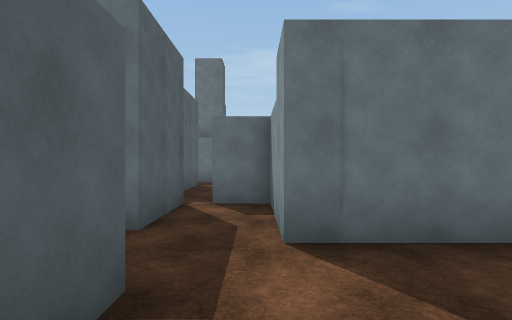
view 1 (above)

18 first-person views from a walk through a scene from a Unity 3-D project. The camera is 1.5 m above the floor, looks level and sees 80° across. The floor is counted in squares, 2 m on a side. Each view is taken from the middle of a square. On the plan, view 1 faces up. The plan holds only what a view shows up to about 10 squares ahead; the rest is blank. The player is left out. Surface patterns are stand-ins for the level's own textures.

view 2
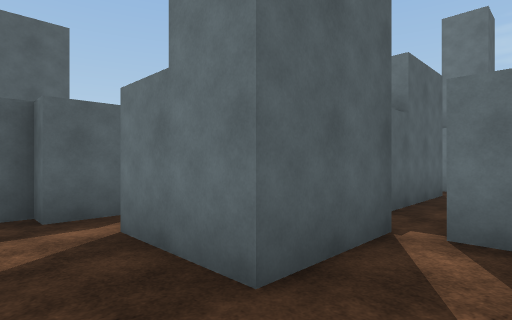

view 3
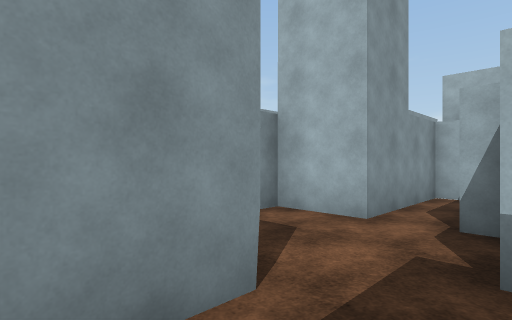

view 4
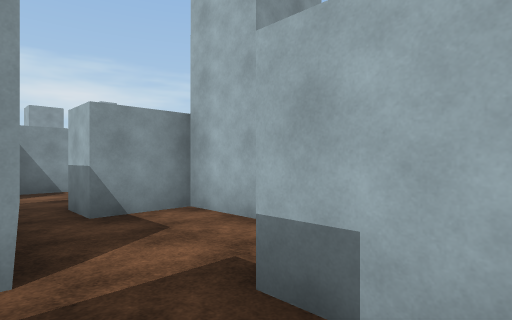

view 5
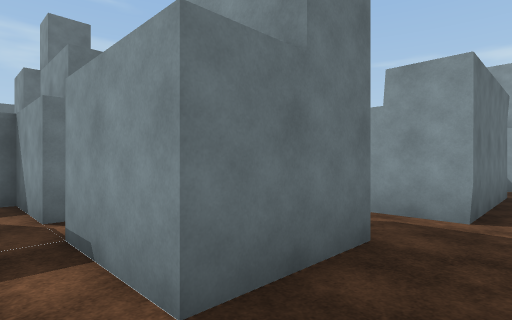

view 6
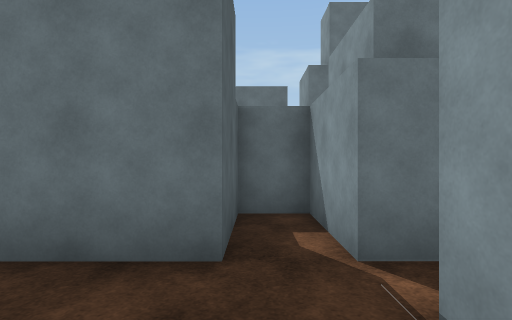

view 7
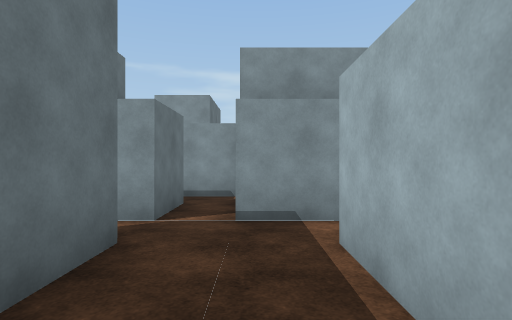

view 8
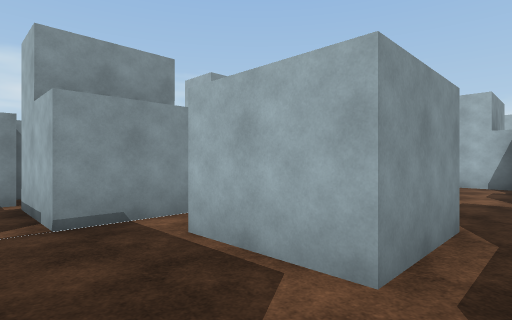

view 9
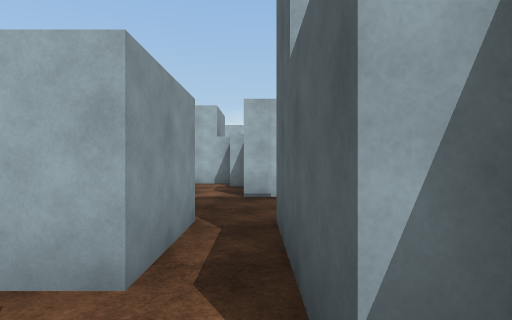

view 10
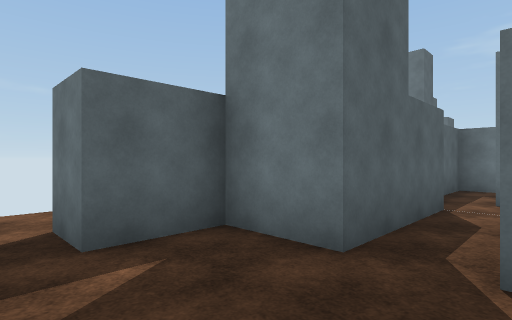

view 11
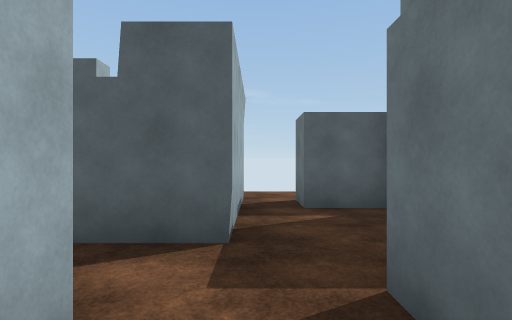

view 12
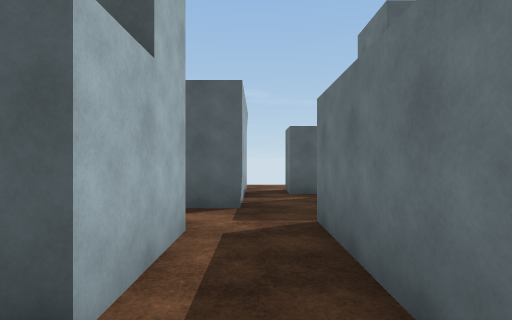

view 13
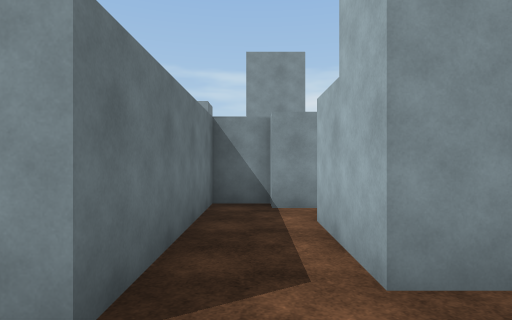

view 14
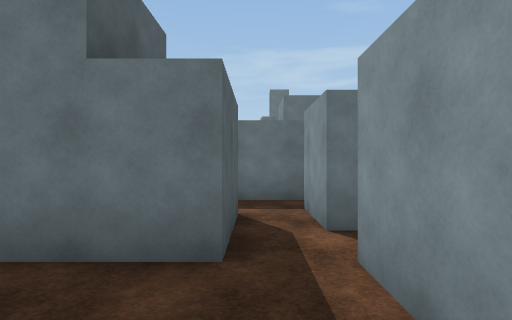

view 15
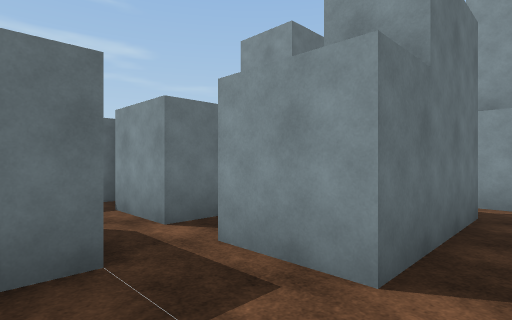

view 16
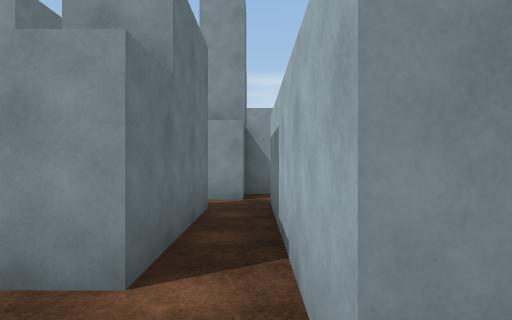

view 17
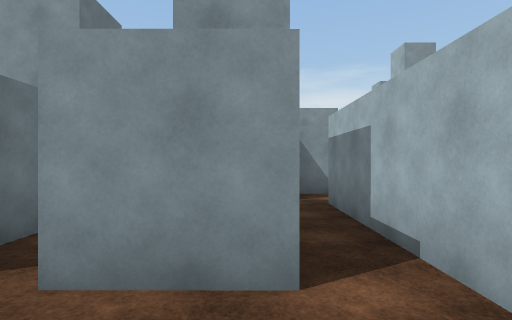

view 18
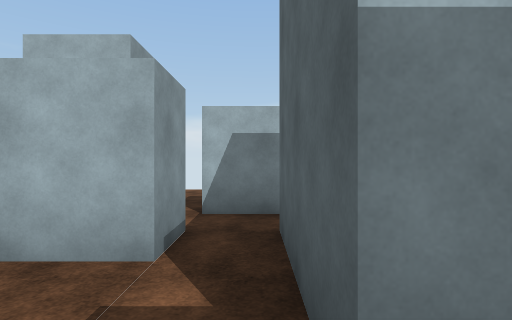

### Floor plan
Points are (right, up) in squares from view 1. A wall is a line through its corners. A room is listed if a view was taken in it or the views show most of it. See-through windows are left out.
Room 1 (view 1)
walls: (0.2, -2.8) (0.7, -2.8) (0.7, 0.2)
ways out: opening at (0, -0.5) to room 2; opening at (-1.5, -2) to room 8
Room 2 (views 2, 3, 4)
walls: (-1.8, 6.2) (-3.2, 6.2); (-3.2, 5.2) (-1.2, 5.2) (-1.2, 3.2) (-3.2, 3.2); (-2, 1.7) (-0.7, 1.7) (-0.7, 0.9); (2.6, 2.7) (0.2, 2.7) (0.2, 5.3) (-0.8, 5.3) (-0.8, 6.5); (0.7, 0.2) (2.2, 0.2) (2.2, 1.7); (-1.7, 9.2) (-1.7, 6.5)
ways out: opening at (0, -0.5) to room 1; opening at (-2.5, 2.5) to room 3; opening at (-2.5, 6) to room 9; opening at (-1, 9); opening at (3, 2)
Room 3 (views 5, 6)
walls: (-3.2, 3.2) (-3.2, 5.2); (-4.3, 3.8) (-4.3, 2.7) (-4.8, 2.7)
ways out: opening at (-2.5, 2.5) to room 2; opening at (-4, 4) to room 9
Room 4 (views 7, 8, 9)
walls: (-7, 8.8) (-7.7, 8.8) (-7.7, 7.4); (-7.8, 5.2) (-7.3, 5.2)
ways out: opening at (-7, 3.5) to room 5; opening at (-5.5, 5.5) to room 9
Room 5 (views 10, 13)
walls: (-6.3, 2.2) (-6.3, 4.2); (-8.6, -0.2) (-6.7, -0.2); (-7.3, 5.2) (-7.3, 2.3) (-8.7, 2.3) (-8.7, 0.8)
ways out: opening at (-7, 3.5) to room 4; opening at (-4.5, 0) to room 6; opening at (-6, -1.5) to room 10; opening at (-9, 0)
Room 6 (views 11, 12)
walls: (-5.3, -0.7) (-3.2, -0.7); (-1.7, -0.2) (-1.7, 0.8) (-5.8, 0.8)
ways out: opening at (-4.5, 0) to room 5; opening at (-3, -1) to room 8
Room 7 (views 14, 15, 16, 17)
walls: (-3.2, -5.3) (1.2, -5.3); (-4.3, -3.8) (-4.3, -6.2); (0.8, -4.3) (-2.2, -4.3); (1.8, -4.8) (1.8, -4)
ways out: opening at (-3.5, -4) to room 8; opening at (-4, -6); opening at (2, -5)
Room 8 (view 18)
walls: (-3.2, -0.7) (-3.2, -2.8) (-5, -2.8); (-0.8, -1.8) (-2.2, -1.8) (-2.2, -0.2); (-2.2, -4.3) (-2.2, -2.8)
ways out: opening at (-1.5, -2) to room 1; opening at (-3, -1) to room 6; opening at (-3.5, -4) to room 7; opening at (-5, -3) to room 10
Room 9 (no view inside)
walls: (-3.2, 6.2) (-3.2, 8.2) (-4.3, 8.2) (-4.3, 6.2) (-6.8, 6.2); (-6.3, 4.2) (-4.2, 4.2)
ways out: opening at (-2.5, 6) to room 2; opening at (-4, 4) to room 3; opening at (-5.5, 5.5) to room 4
Room 10 (no view inside)
walls: (-5.3, -1.5) (-5.3, -0.7); (-6.8, -2.8) (-6.2, -2.8); (-6.2, -3.8) (-4.3, -3.8); (-6.7, -0.2) (-6.7, -1.8)
ways out: opening at (-6, -1.5) to room 5; opening at (-5, -3) to room 8

Where each view was taken, in squares from view 1:
view 1: 0 up, 0 right, facing up
view 2: 2 up, 0 right, facing up-left
view 3: 4 up, 1 left, facing down-right
view 4: 3 up, 2 left, facing down-right
view 5: 2 up, 4 left, facing up-right
view 6: 4 up, 4 left, facing up
view 7: 5 up, 7 left, facing right
view 8: 6 up, 7 left, facing down-right
view 9: 6 up, 7 left, facing down
view 10: 0 up, 6 left, facing up-left
view 11: 0 up, 4 left, facing left
view 12: 0 up, 2 left, facing left
view 13: 0 up, 7 left, facing right
view 14: 5 down, 3 left, facing up
view 15: 5 down, 4 left, facing up-right
view 16: 5 down, 4 left, facing right
view 17: 4 down, 4 left, facing right
view 18: 3 down, 4 left, facing down
